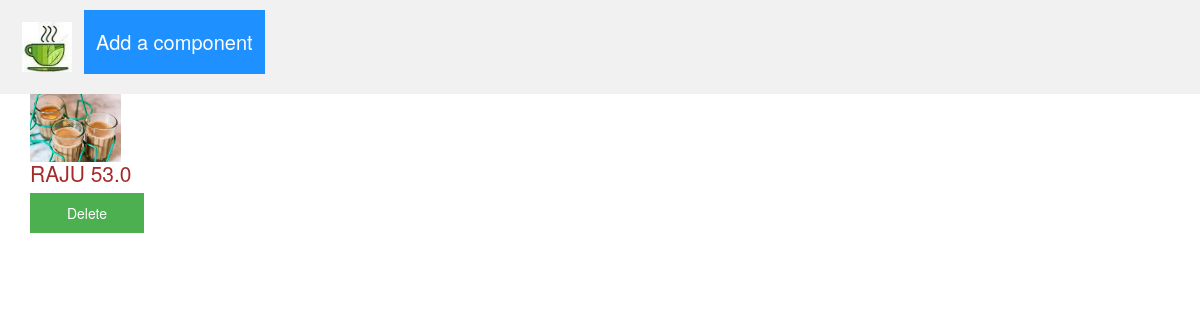
Before: / with the older database file.
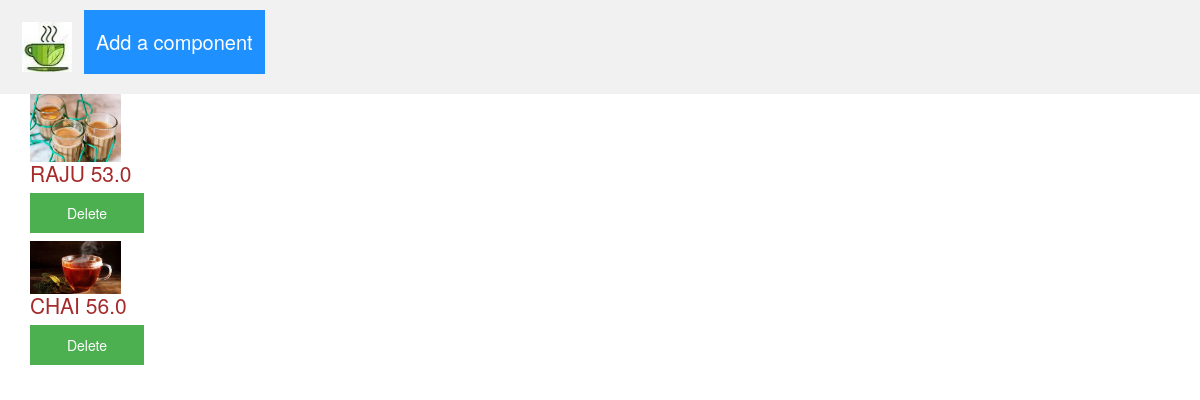
After: the same page with the newer database file.
### tea/models.py (models this page shows, shortened)
class TeaComponent(models.Model):
    name = models.CharField(max_length=500,null=False,blank=False)
    description = models.CharField(max_length=600, null=False,blank=False)
    price = models.FloatField(null=False,blank=False)
    photo = models.ImageField()
    class Meta:
        app_label = 'tea'

### tea/views.py (the view)
# urls.py: path('',BaseView, name = "addview"),
def BaseView(request):
    if request.method == "GET":
        try:
           tea = TeaComponent.objects.all()
           return render(request,"tea/index.html",{"tea":tea})
        except TeaComponent.DoesNotExist:
            raise Http404
    return render(request,"tea/index.html",context = {"message":"added"})

### tea/templates/tea/index.html (shortened to what this page needs)
{% extends "base.html" %}
{% block content %}
{% load staticfiles %}
<div class="header">
        <a href="/" ><img src="/static/tea/media/download.jpg",
                          width =50 height=50 class="logo" style="float:left"></img></a>
        <div class="header-right">
            <a class="active" href="{% url 'additem' %}">Add a component</a>
        </div>
</div>
<div class="container">
    {% for t in tea %}
    {% if t %}
    <div>
        <a href="{% url 'detailview' t.id %}" ><img src= "{{ t.photo.name }}" alt="image" style="width:8%;"> </a>
        <h2 style="text-transform: uppercase;display: block;
                      font-size: 1.5em;
                      margin-top: 0em;
                      margin-bottom: 0em;
                      margin-left: 0;
                      margin-right: 0;
                      color: brown"> {{ t.name }} {{ t.price }}</h2>
        <a href="{% url 'deleteview' t.id %}"><button>Delete</button></a>
        {% endif %}
        {% endfor %}
    </div>
</div>
{% endblock %}

### templates/base.html (shortened to what this page needs)
<html lang="en">
<head>
    <link rel="stylesheet" href="https://maxcdn.bootstrapcdn.com/bootstrap/3.3.7/css/bootstrap.min.css"
>
</head>
<body>
    {% block content %} {% endblock %}
</body>
</html>

### templates/base.html (style rules this page uses)
.header { overflow: hidden; background-color: #f1f1f1; padding: 10px 10px; }
.header a { float: left; color: black; text-align: center; padding: 12px; text-decoration: none; font-size: 20px; line-height: 40px; border-radius: 0px; }
.header a.active { background-color: dodgerblue; color: white; }
.header-right { float: left; }

### tea/templates/tea/index.html (style rules this page uses)
button { background-color: #4CAF50; color: white; padding: 10px 20px; margin: 8px 0; border: none; cursor: pointer; width: 10%; opacity: 5; }

Changed rows visible on the page:
added TeaComponent: shows a picture, name "CHAI", price "56.0"
